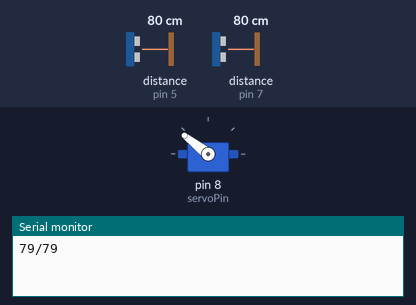
Bench run of a sketch on a simulated Arduino Uno, built with avr-gcc and run on an emulated ATmega328P. Shown: servo, the last lines printed to the serial monitor. Wiring (inferred from the names in the program): 2 × ultrasonic range finder: trigger pin 4, echo pin 5 / trigger pin 6, echo pin 7. Inputs (shaded band) come from the test bench; at power-on: distance to the obstacle (sensors on pin 7, pin 5) 80 cm. The echo pulse lasts 58.3 µs per cm.

Above: at 1.2 s.
1.3 s: distance to the obstacle (sensor on pin 7) set to 2 cm
At 3.7 s:
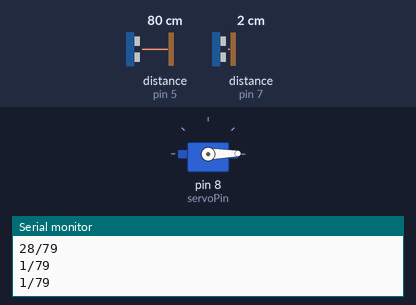
4.0 s: distance to the obstacle (sensor on pin 7) set to 18 cm
At 5.2 s:
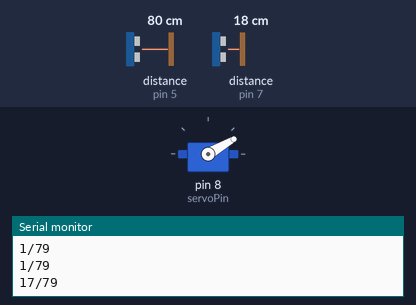
6.3 s: distance to the obstacle (sensor on pin 7) set to 35 cm
At 8.1 s:
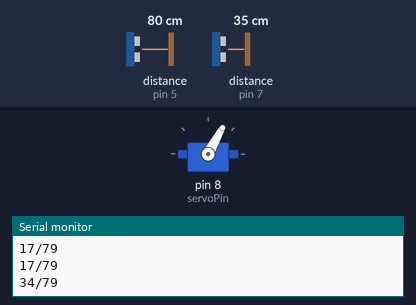
8.6 s: distance to the obstacle (sensor on pin 7) set to 60 cm
At 10.5 s:
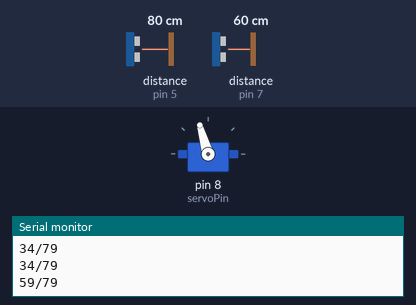
Timing chart, 0 to 12.0 s (numbered marks = the images above; inputs shaded):
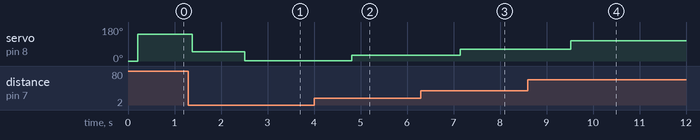

Measured:
- after the input at 1.3 s, servo on pin 8 (servoPin): 142° → 50° after 0.08 s, → 1° 1.1 s later
- after the input at 4.0 s, servo on pin 8 (servoPin): 1° → 30° after 0.81 s
- after the input at 6.3 s, servo on pin 8 (servoPin): 30° → 61° after 0.84 s
- after the input at 8.6 s, servo on pin 8 (servoPin): 61° → 106° after 0.92 s

The sketch:

mesafe.ino
```cpp
#include <Servo.h>
int servoPin = 8;
Servo servo;
int trigPin = 6; /* Sensorun trig pini Arduinonun 6 numaralı ayağına bağlandı */
int echoPin = 7;/* Sensorun echo pini Arduinonun 7 numaralı ayağına bağlandı */
int echoPin2 = 5;
int trigPin2 = 4;
int sonolcum;
int sonolcum2;
long sure,sure2;
long uzaklik,uzaklik2;
long uzaklik1toplam = 0, uzaklik2toplam = 0;
int servoacisi;

void setup(){
  pinMode(trigPin, OUTPUT); /* trig pini çıkış olarak ayarlandı */
  pinMode(echoPin,INPUT); /* echo pini giriş olarak ayarlandı */
   pinMode(trigPin2, OUTPUT); /* trig pini çıkış olarak ayarlandı */
  pinMode(echoPin2,INPUT);
  servo.attach(servoPin);
  servo.write(0);
  Serial.begin(9600); /* Seri haberlesme baslatildi */
}
void loop()
{
  uzaklik1toplam = 0; uzaklik2toplam = 0;
  for(int i = 0; i<20;i++)
  {
  digitalWrite(trigPin, LOW); /* sensör pasif hale getirildi */
  delayMicroseconds(5);
  digitalWrite(trigPin, HIGH); /* Sensore ses dalgasının üretmesi için emir verildi */
  delayMicroseconds(10);
  digitalWrite(trigPin, LOW);  /* Yeni dalgaların üretilmemesi için trig pini LOW konumuna getirildi */
  sure = pulseIn(echoPin, HIGH); /* ses dalgasının geri dönmesi için geçen sure ölçülüyor */
  uzaklik= sure /29.1/2; /* ölçülen sure uzaklığa çevriliyor */
  if(uzaklik > 100 && abs((uzaklik - sonolcum)) > 40)
    uzaklik = sonolcum;


  sonolcum = uzaklik;
  uzaklik1toplam += uzaklik;

digitalWrite(trigPin2, LOW); /* sensör pasif hale getirildi */
  delayMicroseconds(5);
  digitalWrite(trigPin2, HIGH); /* Sensore ses dalgasının üretmesi için emir verildi */
  delayMicroseconds(10);
  digitalWrite(trigPin2, LOW);  /* Yeni dalgaların üretilmemesi için trig pini LOW konumuna getirildi */
  sure2 = pulseIn(echoPin2, HIGH); /* ses dalgasının geri dönmesi için geçen sure ölçülüyor */
  uzaklik2= sure2 /29.1/2; /* ölçülen sure uzaklığa çevriliyor */
  if(uzaklik2 > 100 && abs((uzaklik2 - sonolcum2)) > 40)
    uzaklik2 = sonolcum2;

sonolcum2 = uzaklik2;
uzaklik2toplam += uzaklik2;
  }// end of for


 servoacisi = (uzaklik1toplam/20)*1.8;
 if(uzaklik1toplam/20 >= 0 && uzaklik1toplam/20 <= 20)
 {
//  Serial.print("servo= ");
 // Serial.println(servoacisi);
  servo.write(servoacisi);
  delay(20);
  }
  if(uzaklik1toplam/20 >= 21 && uzaklik1toplam/20 <= 100)
 {
 // Serial.print("servo= ");
 // Serial.println(servoacisi);
  servo.write(servoacisi);
  delay(20);
  }

 // Serial.print("2. sensor Uzaklik ");
 Serial.print(uzaklik1toplam/20);
 Serial.print("/");
  Serial.println(uzaklik2toplam/20); /* hesaplanan uzaklık bilgisayara aktarılıyor */
 // Serial.println(" CM olarak olculmustur.");

  delay(1000);
}
```
